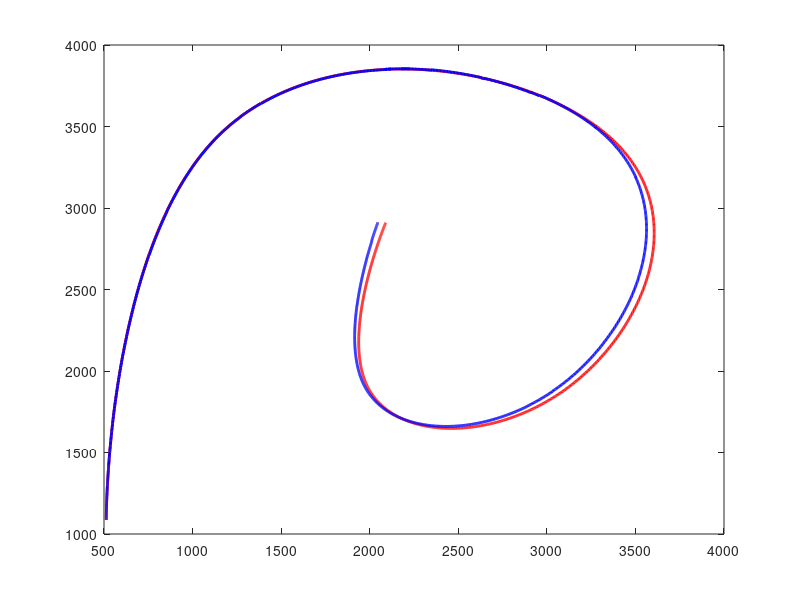

Reproduce this figure in MATLAB. (Note: this script raises an error after producing the figure.)
% A script to display the results of the last execution of MagnetLoc.
% MagnetLoc stores its results in 'log.txt' and the meaningful input data
% in inputLog.mat (among which robot parameters and noise variances).
% Graphs displayed:
% Figure 1: 
%   - The path calculated by odometry only (red).
%   - The path estimated by the Kalman filter (blue).
%   - The real path (green).
%   - The locations of the magnets which have been detected (black dots).
%   - The estimated locations of the detected line in absolute frame
%       using the measurement (that's variable oMeasMagnet in the program).
% Figure 2: 
%   - Speed and rotation speed, as estimated using the encoders.
% Figure 3: 
%   - Estimated error standard deviations (extracted directly from
%       the diagonal of P, hence in absolute frame.
% Figure 4: 
%   - Estimated error standard deviations in robot frame.
% Figure 5: 
%   - Mahalanobis distances calculated with the line closest to 
%       the measurement point (candidate line) in blue.
%   - Mahalanobis distances calculated with the four nearest neighbor 
%       lines of candidate line (2 with the same orientatin and 2 with a different orientation )in red.
%   - Mahalanobis distance threshold used in the program (black line).
% Figure 6: 
%   - Estimated x, y, theta as functions of time.
% Figure 7:
%   - Number of sensor on a line at each time instant.
% Figure 8:
%   - Raw sensor measurements as a function of the curvilinear abscissa
%       (distance traveled by point M). The vertical axis represents the
%       state of each sensor. A vertical line indicates a closed 
%       sensor (a sensor which detects a line).
%   - You may comment out this graph when you don't need it anymore 
%       (when you're done estimating the measurement noise).


% Load the inputs to the problem (robot charateristics + tuning +
% speed and rotation speed + measurements. They have been saved by
% MagnetLoc in inputLog.mat.

if ~exist('inputLog.mat','file')
    disp('File inputLog.mat not found. Did you run MagnetLoc first?');
    return
end
if ~exist('log.txt','file')
    disp('File log.txt not found. Did you run MagnetLoc first?');
    return
end

load inputLog ...
     nbSensors samplingPeriod xSpacing ySpacing  ...
     sensorState Qgamma mahaThreshold

 
% Load the results calculated by MagnetLoc, logged in log.txt.
fid = fopen('log.txt','r');
firstline = fgetl(fid) ;
numvars = numel(strread(firstline,'%s')); % #ok<DSTRRD>
fgetl(fid); %<-- Skip the second line
data = textscan(fid,repmat('%f',1,numvars)); % #ok<NASGU>
% The "unused variable" warning has been suppressed: variable "data" is
% used in the "eval" instruction, but code analyzer does not see it.

% Next instruction sets all variables whose name are on the first line
% of the file, here calcPhase, t, x, y, theta, P11...P33, U1, U2, Y1, Y2.
eval(['[' strrep(firstline,' ',',') '] = deal(data{:});']) ;
fclose(fid);

% Prepare vectors and matrices
nbRes = length(t) ;
nbPeriods = sum(calcPhase==1) ;
U    = zeros(2,nbPeriods) ;
Xodo = zeros(3,nbPeriods+1) ;

% Reconstruct the inputs. Suppress lines that are non prediction, since 
% their values have been set to zero conventionally in the logs.
% Keeping those would be impractical when displaying velocities.
U(1,:) = U1(find(calcPhase==1)) ;
U(2,:) = U2(find(calcPhase==1)) ;
tOdo = t(find(calcPhase==1));

% Calculate the measured positions of the magnets in the absolute frame
% and the magnets closest to these measured positions for display. 
% Do this only when calcPhase = 2 (measurement).
nbMeasurementPhases = sum(calcPhase==2) ;
estLinePos   = zeros(2,nbMeasurementPhases) ;
exactLinePos = zeros(2,nbMeasurementPhases) ;
j = 0 ;
for i = 1 : nbRes 
    if calcPhase(i) == 2
        j = j+1 ;
        oTm = [ cos(theta(i)) , -sin(theta(i)) , x(i) ;
                sin(theta(i)) ,  cos(theta(i)) , y(i) ;
                      0       ,        0       ,  1   ] ;
        oEstimatedMagnet = oTm * [ y1(i) ; y2(i) ; 1 ] ;
        
        oEstimatedSensorNormalized=oEstimatedMagnet./[xSpacing;ySpacing;1];
        oEstimatedSensorNormalized=mod(oEstimatedSensorNormalized,[1,1,1]);
        if oEstimatedSensorNormalized(1)>0.5
            oEstimatedSensorNormalized(1)=1-oEstimatedSensorNormalized(1);
        end
        if oEstimatedSensorNormalized(2) >0.5
            oEstimatedSensorNormalized(2)=1-oEstimatedSensorNormalized(2);
        end
            
         if oEstimatedSensorNormalized(1)<oEstimatedSensorNormalized(2) %une verticale est plus proche qu'une horizontale 
            oExactMagnetPos  = round( oEstimatedMagnet ./ [xSpacing ; 1 ; 1] ) .* [xSpacing ; 1 ; 1] ;
         else 
            oExactMagnetPos  = round( oEstimatedMagnet ./ [1 ; ySpacing ; 1] ) .* [1 ; ySpacing ; 1] ;
         end
          
        estLinePos(:,j)   = oEstimatedMagnet(1:2) ;
        exactLinePos(:,j) = oExactMagnetPos(1:2)  ;
    end
end

% Compute odometry only estimated path
Xodo(:,1) = [x(1) ; y(1) ; theta(1)] ;
for i = 1 : nbPeriods
    Xodo(:,i+1) = Xodo(:,i) + ...
        [ U(1,i)*cos(Xodo(3,i)) ;
          U(1,i)*sin(Xodo(3,i)) ;
          U(2,i) ] ;
end
travDistance = zeros(1,nbPeriods) ;
for i = 2 : nbPeriods
    travDistance(i) = travDistance(i-1) + U(1,i) ;
end

% Plot robot path, Kalman filter estimation and odometry only estimation

figure; 
plot( Xodo(1,:), Xodo(2,:) , 'r' , 'LineWidth', 2 ) ;
hold on ;
plot( x,y , 'b' , 'LineWidth', 2 ) ;
hold on ;
plot( xreal,yreal , 'k' , 'LineWidth', 1 ) ;
zoom on ; grid on; axis('equal');
title('Real path (black), estimated path EKF (blue) and odometry (red)');
xlabel('x (mm)');
ylabel('y (mm)');

% On top of the path, indicate estimated and real magnet positions.

hold on;
plot( estLinePos(1,:), estLinePos(2,:) , 'gx' ) ;
hold on;
plot( exactLinePos(1,:), exactLinePos(2,:) , 'kx' ) ;
hold on
for i = 1 : length(exactLinePos(1,:))
    if mod(exactLinePos(1,i),xSpacing)==0
        plot( ones(1,5000)*exactLinePos(1,i),linspace(0,5000,5000) , 'k--' , 'LineWidth', 0.3 );
    else
        plot(linspace(0,5000,5000),ones(1,5000)*exactLinePos(2,i) , 'k--' , 'LineWidth', 0.3 );
    end
end

% Plot odometry-estimated speed and rotation speed

figure; 
subplot(2,1,1);
plot( tOdo,U(1,:)/samplingPeriod , 'LineWidth',2 );
xlabel('t (s)');
ylabel('v (mm/s)');
title('Odometry-estimated speed');
zoom on ; grid on;
subplot(2,1,2);
plot( tOdo,U(2,:)*180/pi/samplingPeriod , 'LineWidth',2 );
xlabel('t (s)')
ylabel('w (deg/s)' , 'LineWidth',2 );
title('Odometry-estimated rotation speed');
zoom on ; grid on;


% Plot estimated variances in absolute reference frame

sigx     = sqrt(P11) ;
sigy     = sqrt(P22) ;
sigtheta = sqrt(P33) ;
tRes = t( find(calcPhase==3) ) ;
figure;
subplot(3,1,1);
maximum = max(sigx) ;
for k=1:numel(tRes) 
    line([tRes(k) tRes(k)],[0 maximum],'Color','g','LineStyle',':' ,...
       'LineWidth',2 );      
end
hold on ;
plot( t,sigx , 'LineWidth',2 );
xlabel('t (s)') ;
ylabel('sigma_x (mm)') ;
title('Estimated standard deviations in absolute ref. frame');
title('Est. std dev. in abs. ref. frame');
zoom on ; grid on;
set(gca,'FontSize',14)
subplot(3,1,2);
maximum = max(sigy) ;
for k=1:numel(tRes) 
   line([tRes(k) tRes(k)],[0 maximum],'Color','g','LineStyle',':' , ...
       'LineWidth',2 );      
end
hold on ;
plot( t,sigy , 'LineWidth',2 );
xlabel('t (s)') ;
ylabel('sigma_y (mm)');
zoom on ; grid on;
subplot(3,1,3);
maximum = max(sigtheta*180/pi) ;
for k=1:numel(tRes) 
   line([tRes(k) tRes(k)],[0 maximum],'Color','g','LineStyle',':' ,...
       'LineWidth',2 );      
end
hold on ;
plot( t,sigtheta*180/pi , 'LineWidth',2 );
xlabel('t (s)') ;
ylabel('sigma_{theta} (deg.)');
zoom on ; grid on;

% Calculate covariance matrix in frame Rm
msigx     = zeros(1,length(t)) ;
msigy     = zeros(1,length(t)) ;
msigtheta = zeros(1,length(t)) ;
for i = 1 : length(t)
    m_Omega_o = [  cos(theta(i))  , -sin(theta(i))  ,  0  ; %changement de signe des sin 
                   sin(theta(i))  ,  cos(theta(i))  ,  0  ;
                        0         ,       0         ,  1  ] ;
    oP = [ P11(i)  ,  P12(i)  ,  P13(i)  ;
           P12(i)  ,  P22(i)  ,  P23(i)  ;
           P13(i)  ,  P23(i)  ,  P33(i)  ] ;
    mP = m_Omega_o * oP * m_Omega_o.' ;
    msigx(i)     = sqrt( mP(1,1) )   ;
    msigy(i)     = sqrt( mP(2,2) )   ;
    msigtheta(i) = sqrt( mP(3,3) )   ;
end

% Plot variances in robot frame.

figure;
subplot(3,1,1);
maximum = max(msigx) ;
for k=1:numel(tRes) 
   line([tRes(k) tRes(k)],[0 maximum],'Color','g','LineStyle',':' ,...
       'LineWidth',2 );      
end
hold on ;
plot( t,msigx , 'LineWidth',2 );
xlabel('t (s)') ;
ylabel('sigma_x (mm)');
title('Estimated standard deviations in robot frame');
zoom on ; grid on;
subplot(3,1,2);
maximum = max(msigy) ;
for k=1:numel(tRes) 
   line([tRes(k) tRes(k)],[0 maximum],'Color','g','LineStyle',':' , ...
       'LineWidth',2 );      
end
hold on ;
plot( t,msigy , 'LineWidth',2 );
xlabel('t (s)') ;
ylabel('sigma_y (mm)');
zoom on ; grid on;
subplot(3,1,3);
maximum = max(msigtheta*180/pi) ;
for k=1:numel(tRes) 
   line([tRes(k) tRes(k)],[0 maximum],'Color','g','LineStyle',':' ,...
       'LineWidth',2 );      
end
hold on ;
plot( t,msigtheta*180/pi , 'LineWidth',2 );
xlabel('t (s)') ;
ylabel('sigma_{theta} (deg.)');
zoom on ; grid on;

% Calculate Mahalanobis distances, including for lines that are the 
% closest neighbors of the line closest to measurement point.   

tLineDetection = zeros(1,sum(calcPhase==2)) ;
dMahaAll = zeros(5,sum(calcPhase==2)) ;
j = 0 ;
for i = 1 : length(t) 
    
    if calcPhase(i) ~= 2 
        continue ;  % Not a measurement phase
    end
     
    j = j+1 ;
    tLineDetection(j) = t(i) ;
    
    % Calculate homogeneous transform of the robot with respect to the world frame
    oTm = [ cos(theta(i)) , -sin(theta(i)) , x(i)  ;
            sin(theta(i)) ,  cos(theta(i)) , y(i)  ;
                  0       ,        0       ,  1    ] ;
    
    % Measurement vector in homogeneous coordinates for calculations.  The
    % measurement vector hould be a scalar
    mMeasSensor = [ y1(i) ; y2(i) ; 1 ] ;
    
    % Corresponding position in absolute frame
    oMeasSensor = oTm * mMeasSensor ;
    
    % Which actual line is closest to the estimated position?
    oMeasSensorNormalized=oMeasSensor./[xSpacing;ySpacing;1];
    oMeasSensorNormalized=mod(oMeasSensorNormalized,[1,1,1]);
    if oMeasSensorNormalized(1)>0.5
        oMeasSensorNormalized(1)=1-oMeasSensorNormalized(1);
    end
    if oMeasSensorNormalized(2) >0.5
        oMeasSensorNormalized(2)=1-oMeasSensorNormalized(2);
    end

     if oMeasSensorNormalized(1)<oMeasSensorNormalized(2) %une verticale est plus proche qu'une horizontale 
        oRealSensor  = round( oMeasSensor ./ [xSpacing ; 1 ; 1] ) .* [xSpacing ; 1 ; 1] ;
            
        % The position of the real magnet in robot frame
        mRealMagnet = oTm \ oRealSensor ; % That's inv(oTm)*oRealMagnet
        
        %Measuerment vector
        Y=mMeasSensor(1:2); %we need both coordinates because even if candidate line is vertical, neighbor line could be vertical or horizontal
        % The expected measurement are the two coordinates of the real
        % magnet in the robot frame.
        Yhat = mRealSensor(1) ;
        C = [ 1 0 -mMeasSensor(1)*sin(theta(i))-mMeasSensor(2)*cos(theta(i))];

        innov = Y(1) - Yhat ;
        P = [ P11(i)  ,  P12(i)  ,  P13(i)  ;
              P12(i)  ,  P22(i)  ,  P23(i)  ;
              P13(i)  ,  P23(i)  ,  P33(i)  ] ;
        dMaha = abs(innov) * sqrt( 1 / ( C*P*C.' + QgammaX) ); 

        dMahaAll(1,j)       = dMaha            ;
        estLinePos(:,j)   = oMeasSensor(1:2) ;
        exactLinePos(:,j) = oRealSensor(1:2) ;

        % Offset vectors to generate the neighbors, in homogeneous coordinates.

        deltas = [ xSpacing  -xSpacing      0           0       ;
                      0          0       ceil(y(i)/ySpacing)*ySpacing-y(i)   -floor(y(i)/ySpacing)*ySpacing+y(i)   ;
                      0          0          0           0       ] ;

        for neighborIndex = 1 : 4
            oPneighbor = oRealSensor + deltas(:,neighborIndex) ;

            % The position of the line in robot frame is the expected measurement
            if neighborIndex<=2 % vertical neighbors
                YhatNeighbor = oTm \ oPneighbor ; % That's inv(oTm)*oPneighbor
                CNeighbor = [ 1 0 -mMeasSensor(1)*sin(theta(i))-mMeasSensor(2)*cos(theta(i))];
                innovNeighbor = Y(1) - YhatNeighbor(1) ;    % Not in homogeneous coordinates.
                dMahaNeighbor = abs(innovNeighbor) * sqrt( 1 / ( CNeighbor*P*CNeighbor.' + QgammaX) ) ;
                dMahaAll(neighborIndex+1,j) = dMahaNeighbor ;
                
            else %horizontal neighbors
                YhatNeighbor = oTm \ oPneighbor ; % That's inv(oTm)*oPneighbor
                CNeighbor = [ 0 1 mMeasSensor(1)*cos(theta(i))-mMeasSensor(2)*sin(theta(i))];
                innovNeighbor = Y(2) - YhatNeighbor(2) ;    % Not in homogeneous coordinates.
                dMahaNeighbor = abs(innovNeighbor) * sqrt( 1 / ( CNeighbor*P*CNeighbor.' + QgammaY) ) ;
                dMahaAll(neighborIndex+1,j) = dMahaNeighbor ;
            end
        end
        
     else %closest is horizontal
        oRealSensor  = round( oMeasSensor ./ [ySpacing ; 1 ; 1] ) .* [ySpacing ; 1 ; 1] ;
            
        % The position of the real magnet in robot frame
        mRealMagnet = oTm \ oRealSensor ; % That's inv(oTm)*oRealMagnet
        
        %Measuerment vector
        Y=mMeasSensor(1:2); %we need both coordinates because even if candidate line is vertical, neighbor line could be vertical or horizontal
        % The expected measurement are the two coordinates of the real
        % magnet in the robot frame.
        Yhat = mRealSensor(2) ;
        C = [ 0 1 mMeasSensor(1)*cos(theta(i))-mMeasSensor(2)*sin(theta(i))];

        innov = Y(2) - Yhat ;
        P = [ P11(i)  ,  P12(i)  ,  P13(i)  ;
              P12(i)  ,  P22(i)  ,  P23(i)  ;
              P13(i)  ,  P23(i)  ,  P33(i)  ] ;
        dMaha = abs(innov) * sqrt( 1 / ( C*P*C.' + QgammaY) ) ;

        dMahaAll(1,j)       = dMaha            ;
        estLinePos(:,j)   = oMeasSensor(1:2) ;
        exactLinePos(:,j) = oRealSensor(1:2) ;

        % Offset vectors to generate the neighbors, in homogeneous coordinates.

        deltas = [ ceil(x(i)/xSpacing)*xSpacing-x(i)  -floor(x(i)/xSpacing)*xSpacing+x(i)      0           0       ;
                      0          0       ySpacing   -ySpacing   ;
                      0          0          0           0       ] ;

        for neighborIndex = 1 : 4
            oPneighbor = oRealSensor + deltas(:,neighborIndex) ;

            % The position of the line in robot frame is the expected measurement
            if neighborIndex<=2 % vertical neighbors
                YhatNeighbor = oTm \ oPneighbor ; % That's inv(oTm)*oPneighbor
                CNeighbor = [ 1 0 -mMeasSensor(1)*sin(theta(i))-mMeasSensor(2)*cos(theta(i))];
                innovNeighbor = Y(1) - YhatNeighbor(1) ;    % Not in homogeneous coordinates.
                dMahaNeighbor = abs(innovNeighbor) * sqrt( 1 / ( CNeighbor*P*CNeighbor.' + QgammaX) ) ;
                dMahaAll(neighborIndex+1,j) = dMahaNeighbor ;
                
            else %horizontal neighbors
                YhatNeighbor = oTm \ oPneighbor ; % That's inv(oTm)*oPneighbor
                CNeighbor = [ 0 1 mMeasSensor(1)*cos(theta(i))-mMeasSensor(2)*sin(theta(i))];
                innovNeighbor = Y(2) - YhatNeighbor(2) ;    % Not in homogeneous coordinates.
                dMahaNeighbor = abs(innovNeighbor) * sqrt( 1 / ( CNeighbor*P*CNeighbor.' + QgammaY) ) ;
                dMahaAll(neighborIndex+1,j) = dMahaNeighbor ;
            end     
        end
     end
    
end

% Plot Mahalanobis distances. Blue dots are for closest magnet,
% red dots are for neighbor magnets.

figure; 
plot( tLineDetection , dMahaAll(1,:) , 'bo' , 'LineWidth',2 ) ;
for k = 2:5
    hold on; 
    plot( tLineDetection , dMahaAll(k,:) , 'ro' , 'LineWidth',2 ) ;
end
hold on;
plot( tLineDetection , mahaThreshold*ones(1,size(dMahaAll,2)) , 'k' ,...
    'LineWidth',2 ) ; 
xlabel('t (s)');
ylabel('Mahalanobis distance (no dimension).');
title({'Mahalanobis distances:','closest magnet (blue) and neighbors (red)'});
zoom on; grid on; 

% Plot x, y and theta as functions of time

figure; 

subplot(3,1,1);
plot( t,x , 'LineWidth',2 );
xlabel('t (s)')
ylabel('x (mm)');
title('Position and heading as functions of time.');
zoom on ; grid on;

subplot(3,1,2);
plot( t,y , 'LineWidth',2 );
xlabel('t (s)')
ylabel('y (mm)');
zoom on ; grid on;

subplot(3,1,3);
plot( t,theta*180/pi , 'LineWidth',2 );
xlabel('t (s)')
ylabel('theta (deg.)');
zoom on ; grid on;

% Determine the number of measurements (i.e. the number of sensor on a line)
% at each step.

for time=1:length(treal)
    Mesures=0;
    for sensor = 1:nbSensors
        Mesures=Mesures+sensorState(time,sensor);
    end
    nbMeas(time)=Mesures;
end

% Plot number of measurements at each time step.

figure; 
plot(treal,nbMeas,'o' , 'LineWidth', 2 ) ;
xlabel('time (s)');
%yticks([0 1 2]);
title('Number of lines detected at each step.');
zoom on; grid on;


% Plot raw sensor measurements
rawMeas = zeros( nbSensors , nbPeriods ) ;
for k = 1 : nbPeriods
    rawMeas( : , k ) = sensorState(k,:) ;
end
figure; 
for n = 1 : nbSensors
    for k = 1 : nbPeriods
        if rawMeas(n,k) == 1
            hold on ;
            line([travDistance(k) travDistance(k)],[n-0.5 n+0.5],'Color','b','LineStyle','-' , 'LineWidth', 2 );
        end
    end
end
set(gca,'YLim',[0 nbSensors+1]) ;
xlabel('Travelled distance of point M (mm)');
ylabel('Sensor number') ;
title('State of sensors (blue = line dectected)') ;
zoom on; grid on;

% Calculate and display odometry error.

fprintf('\nTotal travelled distance: %d mm\n',round(sum(abs(U1))));
fprintf('Final odometry error: %3.1f %%\n\n', ...
    (norm([xreal(size(xreal,1));yreal(size(yreal,1))]-Xodo(1:2,size(Xodo,2))) / sum(abs(U1)) )*100 );

% Calculate and display KF error.

fprintf('\nTotal travelled distance: %d mm\n',round(sum(abs(U1))));
fprintf('Final KF error: %3.1f %%\n\n', ...
    (norm([xreal(size(xreal,1));yreal(size(yreal,1))]-X(1:2,size(X,2))) / sum(abs(U1)) )*100 );

% Calculate percentage of rejected closest lines:

fprintf('Lines rejected: %3.1f %%\n', ...
    100*numel(find(dMahaAll(1,:) > mahaThreshold ))/numel(dMahaAll(1,:)));

fprintf('Neighbor lines under threshold: %3.1f %%\n\n', ...
    100*numel(find(dMahaAll(2:5,:) <= mahaThreshold ))/numel(dMahaAll(2:5,:))) ;


%Fait par Audrey le 10/01
%Plot the position errors in the ground frame, to compare to 3*sigma
% 
% error = [];
% for i = 1 : min(lenght(x), lenght(xreal))
%     error(i) = 
% error = x - xreal